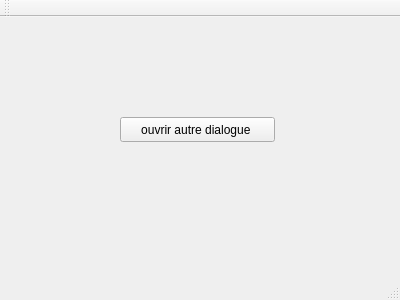
<?xml version="1.0" encoding="UTF-8"?>
<ui version="4.0">
 <class>MainWindow</class>
 <widget class="QMainWindow" name="MainWindow">
  <property name="geometry">
   <rect>
    <x>0</x>
    <y>0</y>
    <width>400</width>
    <height>300</height>
   </rect>
  </property>
  <property name="windowTitle">
   <string>MainWindow</string>
  </property>
  <widget class="QWidget" name="centralWidget">
   <widget class="QPushButton" name="pushButton">
    <property name="geometry">
     <rect>
      <x>120</x>
      <y>100</y>
      <width>155</width>
      <height>25</height>
     </rect>
    </property>
    <property name="text">
     <string>ouvrir autre dialogue </string>
    </property>
   </widget>
  </widget>
  <widget class="QMenuBar" name="menuBar">
   <property name="geometry">
    <rect>
     <x>0</x>
     <y>0</y>
     <width>400</width>
     <height>22</height>
    </rect>
   </property>
  </widget>
  <widget class="QToolBar" name="mainToolBar">
   <attribute name="toolBarArea">
    <enum>TopToolBarArea</enum>
   </attribute>
   <attribute name="toolBarBreak">
    <bool>false</bool>
   </attribute>
  </widget>
  <widget class="QStatusBar" name="statusBar"/>
 </widget>
 <layoutdefault spacing="6" margin="11"/>
 <resources/>
 <connections/>
</ui>
